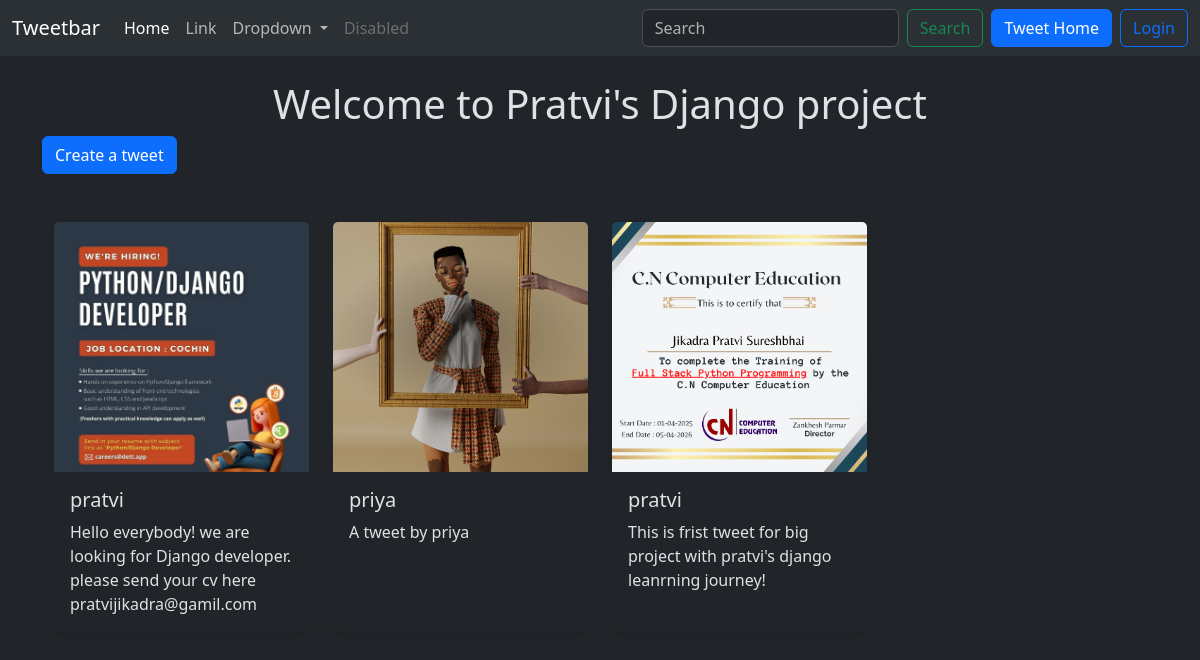
Screenshot of /tweet/ with the database file from the repository.
### tweet/models.py (models this page shows, shortened)
class Tweet(models.Model):
    user = models.ForeignKey(User,on_delete=models.CASCADE)
    text = models.TextField(max_length=240)
    photo = models.ImageField(upload_to='photos/',blank=True, null=True)
    created_at = models.DateTimeField(auto_now_add=True)
    updated_at = models.DateTimeField(auto_now=True)

### tweet/views.py (the view)
# urls.py: path('', views.tweet_list, name='tweet_list'),
def tweet_list(request):
    tweets = Tweet.objects.all().order_by('-created_at')
    return render(request, 'tweet_list.html', {'tweets':tweets})

### tweet/templates/tweet_list.html (shortened to what this page needs)
{% extends "layout.html" %}
{% block content %}
<h1 class="text-center mt-4">Welcome to Pratvi's Django project</h1>
<a class="btn btn-primary mb-4" href="{% url 'tweet_create' %}">Create a tweet</a>
<div class="container py-4">
    <div class="row g-4">
        {% for tweet in tweets %}
        <div class="col-lg-3 col-md-4 col-sm-6">
            <div class="card h-100 shadow-sm border-0">
                <img src="{{tweet.photo.url}}" class="card-img-top object-fit-cover" alt="tweet image"
                    style="height: 250px;">
                <div class="card-body d-flex flex-column">
                    <h5 class="card-title">
                        {{tweet.user.username}}
                    </h5>
                    <p class="card-text flex-grow-1">
                        {{tweet.text}}
                    </p>
                </div>
            </div>
        </div>
        {% endfor %}
    </div>
</div>
{% endblock %}

### templates/layout.html (shortened to what this page needs)
{% load static %}
<!DOCTYPE html>
<html lang="en" data-bs-theme="dark">
<head>
    <link href="https://cdn.jsdelivr.net/npm/bootstrap@5.3.8/dist/css/bootstrap.min.css" rel="stylesheet"
>
</head>
<body>
    <nav class="navbar navbar-expand-lg bg-body-tertiary sticky-top">
        <div class="container-fluid">
            <a class="navbar-brand" href="#">Tweetbar</a>
            <div class="collapse navbar-collapse" id="navbarSupportedContent">
                <ul class="navbar-nav me-auto mb-2 mb-lg-0">
                    <li class="nav-item">
                        <a class="nav-link active" aria-current="page" href="#">Home</a>
                    </li>
                    <li class="nav-item">
                        <a class="nav-link" href="#">Link</a>
                    </li>
                    <li class="nav-item dropdown">
                        <a class="nav-link dropdown-toggle" href="#" role="button" data-bs-toggle="dropdown"
                            aria-expanded="false">
                            Dropdown
                        </a>
                    </li>
                    <li class="nav-item">
                        <a class="nav-link disabled" aria-disabled="true">Disabled</a>
                    </li>
                </ul>
                <form class="d-flex" role="search" method="get" action="{% url 'tweet_search' %}">
                    <input class="form-control me-2" type="search" placeholder="Search" aria-label="Search"
                        name="query" />
                    <button class="btn btn-outline-success" type="submit">Search</button>
                </form>
                <a href="{% url 'tweet_list' %}" class="btn btn-primary ms-2">Tweet Home</a>
                {% if user.is_authenticated %}
                <form method="post" action="{% url 'logout' %}">
                    {% csrf_token %}
                    <button type="submit" class="btn btn-danger ms-2">Logout</button>
                </form>
                {% else %}
                <a href="{% url 'login' %}" class="btn btn-outline-primary ms-2">Login</a>
                {% endif %}
            </div>
        </div>
    </nav>
    <div class="container">
        {% block content %}
        {% endblock %}
    </div>
</body>
</html>

### rows the page displays
Tweet: photo (picture), user.username "pratvi", text "Hello everybody! we are looking for Django developer. please send your cv here pratvijikadra@gamil.com"
Tweet: photo (picture), user.username "priya", text "A tweet by priya"
Tweet: photo (picture), user.username "pratvi", text "This is frist tweet for big project with pratvi's django leanrning journey!"
